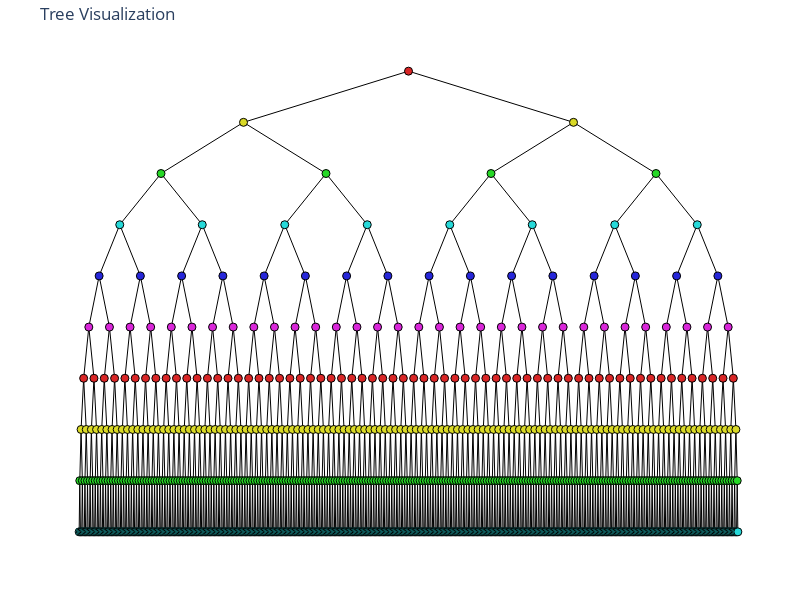

Notebook source saved alongside this figure:
### Markdown cell above
#### make the plots for the row trees

### Code cell
visualize_tree(row_tree)

### Figure 1 — Plotly figure (JSON) as saved in the notebook; plotly's stock layout.template omitted (floating-point values rounded to 4 significant figures; data arrays with more than 128 entries replaced by an {"elided": "..."} marker saying what was removed)
{"data": [{"hoverinfo": "none", "line": {"color": "black", "width": 1}, "mode": "lines", "name": "Edges", "showlegend": false, "type": "scatter", "x": {"elided": "3066 float values"}, "y": {"elided": "3066 float values"}}, {"customdata": {"elided": "1023x3 mixed values"}, "hovertemplate": "level: %{customdata[0]}\t points: %{customdata[1]}\t idx: %{customdata[2]}<extra></extra>", "marker": {"color": {"elided": "1023 str values"}, "line": {"color": "black", "width": 1}, "size": 8}, "mode": "markers", "name": "Nodes", "type": "scatter", "x": {"elided": "1023 float values"}, "y": {"elided": "1023 float values"}}], "layout": {"height": 600, "hoverlabel": {"align": "left", "bgcolor": "rgba(255,255,255,0.9)", "bordercolor": "black", "font": {"family": "monospace", "size": 10}}, "hovermode": "closest", "margin": {"b": 20, "l": 20, "r": 20, "t": 40}, "plot_bgcolor": "white", "showlegend": false, "title": {"text": "Tree Visualization"}, "width": 800, "xaxis": {"showgrid": false, "showticklabels": false, "title": {"text": ""}, "zeroline": false}, "yaxis": {"showgrid": false, "showticklabels": false, "title": {"text": ""}, "zeroline": false}}}
